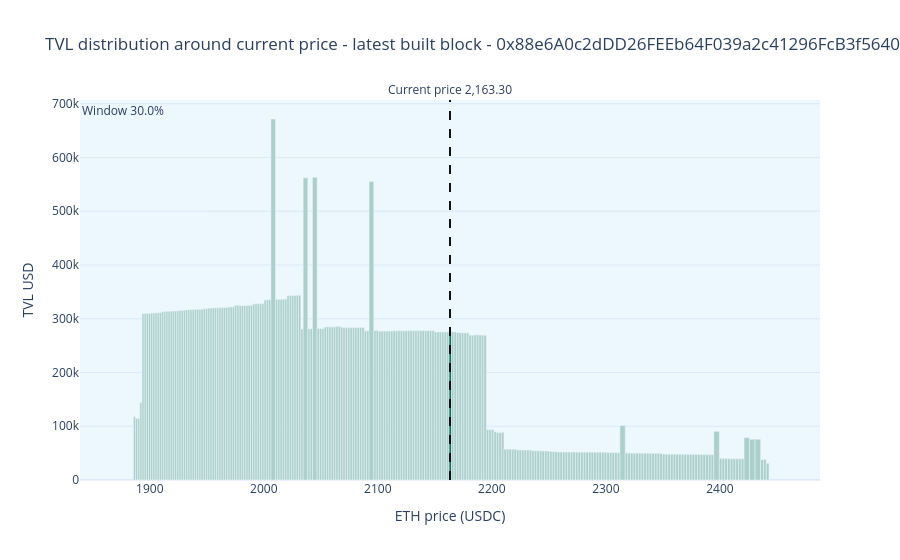

The notebook cell saved with this chart:
### Code cell
latest_distribution_df = query_df(
    dedent(
        """
        SELECT
            pool,
            tick_lower,
            tick_upper,
            liquidity,
            is_active_bin,
            current_tick,
            price_token1_in_token0 AS eth_price_latest,
            amount0,
            amount1,
            tvl_token0 AS tvl_usd,
            pct_liquidity,
            price_lower AS price_lower_usdc,
            price_upper AS price_upper_usdc,
            tick_mid
        FROM mart_tvl_distribution
        WHERE pool = %(pool)s
        ORDER BY price_lower_usdc DESC
        """
    ),
    {"pool": POOL},
)

latest_distribution_window_df = plot_distribution(
    latest_distribution_df,
    title=f"TVL distribution around current price - latest built block - {POOL}",
    metric=TVL_DISTRIBUTION_METRIC,
    width_pct=TVL_DISTRIBUTION_WIDTH_PCT,
    max_bins=TVL_DISTRIBUTION_MAX_BINS,
)

latest_distribution_window_df.head(20)

### Figure 1 — Plotly figure (JSON) as saved in the notebook; plotly's stock layout.template omitted (floating-point values rounded to 4 significant figures; data arrays with more than 128 entries replaced by an {"elided": "..."} marker saying what was removed)
{"data": [{"customdata": {"elided": "250x5 float values"}, "hovertemplate": "Price band: %{customdata[0]:,.2f} - %{customdata[1]:,.2f}<br>TVL USD: %{customdata[2]:,.2f}<br>Liquidity: %{customdata[3]:,.0f}<br>Pct liquidity: %{customdata[4]:.2f}%<extra></extra>", "marker": {"color": {"elided": "250 str values"}}, "name": "TVL USD", "type": "bar", "width": {"elided": "250 float values"}, "x": {"elided": "250 float values"}, "y": {"elided": "250 float values"}}], "layout": {"annotations": [{"showarrow": false, "text": "Window 30.0%", "x": 1839.0, "xanchor": "left", "xref": "x", "y": 1, "yanchor": "top", "yref": "y domain"}, {"showarrow": false, "text": "Current price 2,163.30", "x": 2163.0, "xanchor": "center", "xref": "x", "y": 1, "yanchor": "bottom", "yref": "y domain"}], "bargap": 0, "hovermode": "x unified", "shapes": [{"fillcolor": "rgba(33, 150, 243, 0.08)", "line": {"width": 0}, "type": "rect", "x0": 1839.0, "x1": 2488.0, "xref": "x", "y0": 0, "y1": 1, "yref": "y domain"}, {"line": {"color": "#111111", "dash": "dash", "width": 2}, "type": "line", "x0": 2163.0, "x1": 2163.0, "xref": "x", "y0": 0, "y1": 1, "yref": "y domain"}], "title": {"text": "TVL distribution around current price - latest built block - 0x88e6A0c2dDD26FEEb64F039a2c41296FcB3f5640"}, "xaxis": {"title": {"text": "ETH price (USDC)"}}, "yaxis": {"title": {"text": "TVL USD"}}}}
